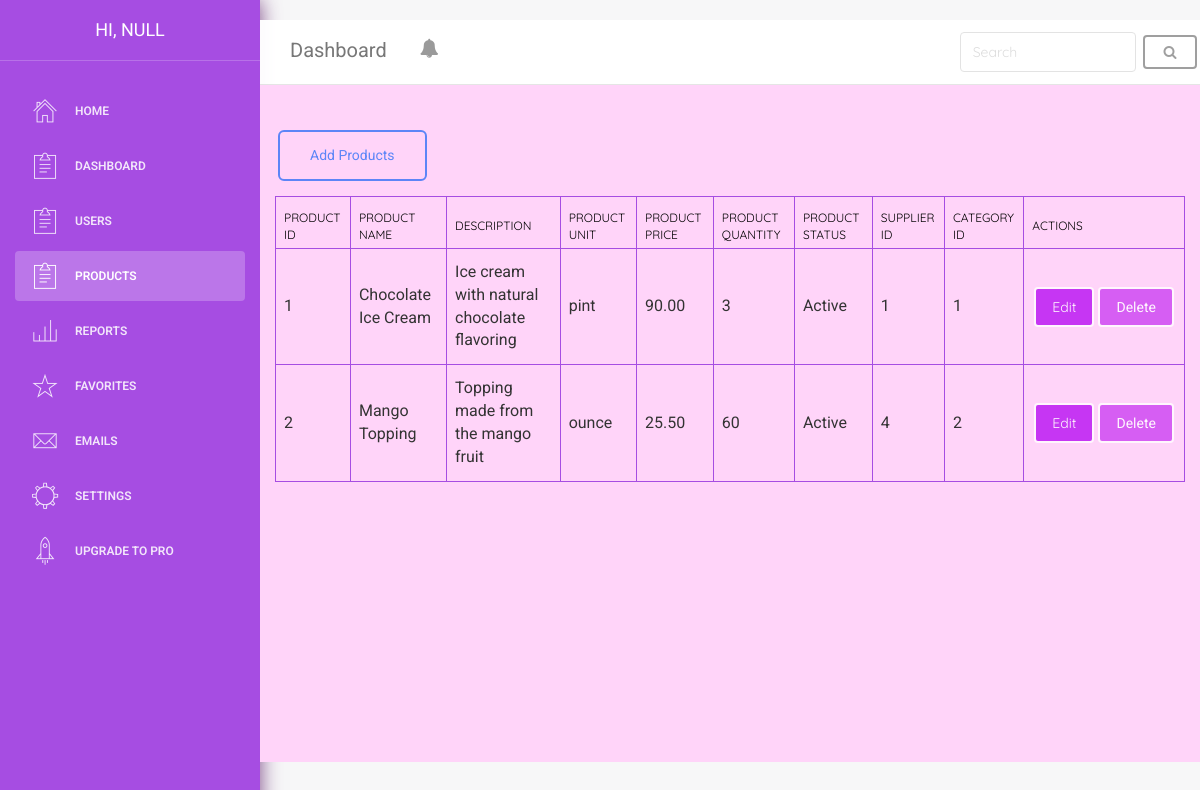
/products/inventory.php, run on an earlier commit of the app's database.
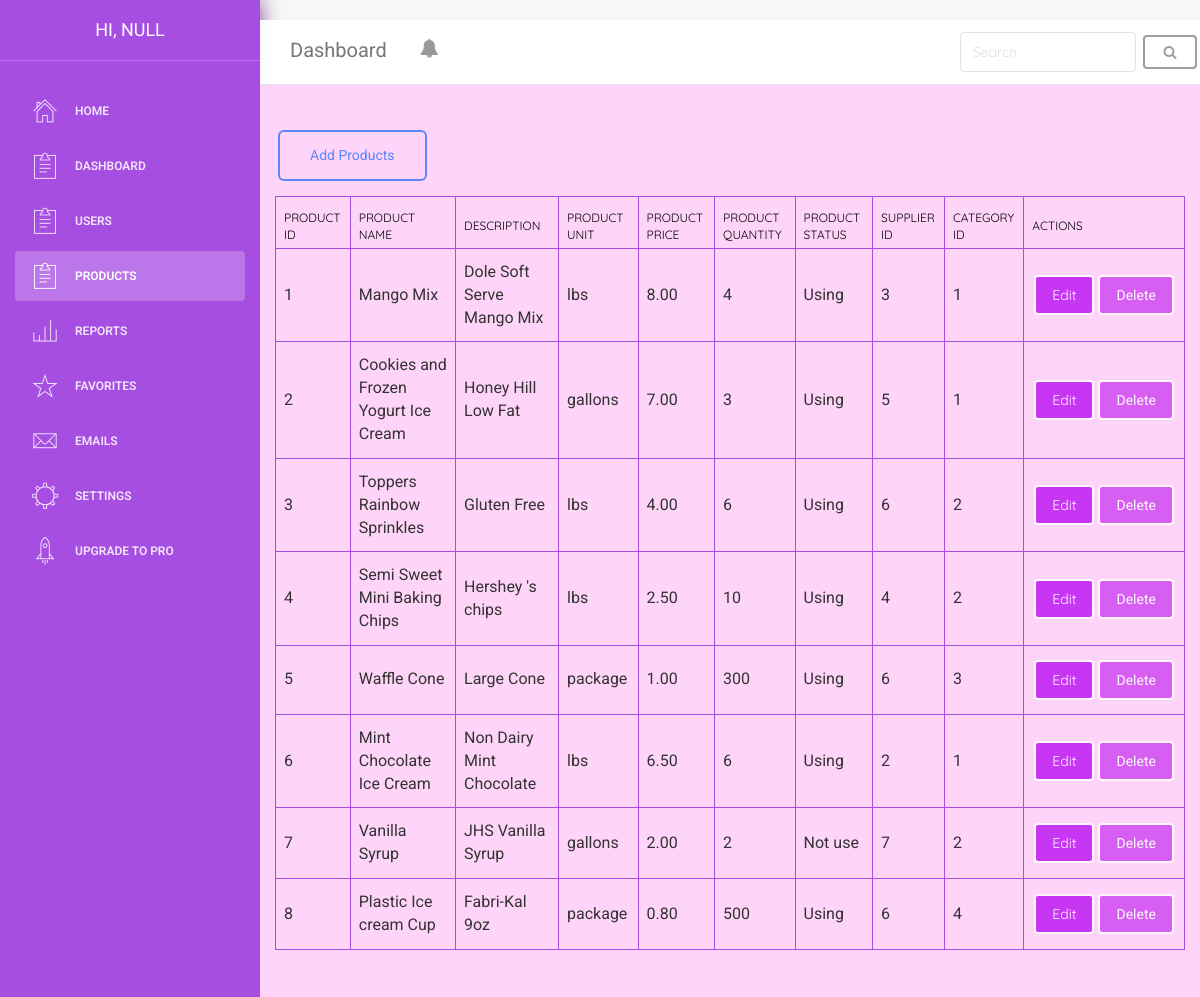
And on a later commit of the database.
### tables this page shows
CREATE TABLE `Product` (
  `Product_ID` bigint UNSIGNED NOT NULL,
  `Product_Name` varchar(255) NOT NULL,
  `Description` varchar(255) NOT NULL,
  `Product_Unit` varchar(255) NOT NULL,
  `Product_Price` decimal(7,2) NOT NULL,
  `Product_Quantity` bigint NOT NULL,
  `Product_Status` varchar(255) NOT NULL,
  `Supplier_ID` bigint UNSIGNED DEFAULT NULL,
  `Category_ID` bigint UNSIGNED DEFAULT NULL
);

### products/inventory.php (the view, shortened to what this page needs)
<<!doctype html>
    <html lang="en">
    <head>
        <link href="/css/bootstrap.min.css" rel="stylesheet" />
        <link href="/css/light-bootstrap-dashboard.css?v=1.4.0" rel="stylesheet" />
        <link rel="stylesheet" href="/css/style.css">
        <link href="http://maxcdn.bootstrapcdn.com/font-awesome/4.2.0/css/font-awesome.min.css" rel="stylesheet">
        <link href="/css/pe-icon-7-stroke.css" rel="stylesheet" />
    </head>
    <body>
        <div class="wrapper">
            <div class="sidebar">
                <div class="sidebar-wrapper" style="background-color: #a64de2;">
                    <div class="logo">
                        <a href="" class="simple-text" id="username">
                        </a>
                    </div>
                    <ul class="nav">
                        <li>
                            <a href="">
                                <i class="pe-7s-home"></i>
                                <p>Home</p>
                            </a>
                        </li>
                        <li>
                            <a onclick="redirectUser('')">
                                <i class="pe-7s-note2"></i>
                                <p>DASHBOARD</p>
                            </a>
                        </li>
                        <li>
                            <a onclick="redirectUser('-users')">
                                <i class="pe-7s-note2"></i>
                                <p>USERS</p>
                            </a>
                        </li>
                        <li class="active">
                            <a onclick="redirectUser('-products')">
                                <i class="pe-7s-note2"></i>
                                <p>PRODUCTS</p>
                            </a>
                        </li>
                        <li>
                            <a href="">
                                <i class="pe-7s-graph3"></i>
                                <p>Reports</p>
                            </a>
                        </li>
                        <li>
                            <a href="">
                                <i class="pe-7s-star"></i>
                                <p>Favorites</p>
                            </a>
                        </li>
                        <li>
                            <a href="">
                                <i class="pe-7s-mail"></i>
                                <p>Emails</p>
                            </a>
                        </li>
                        <li>
                            <a href="">
                                <i class="pe-7s-settings"></i>
                                <p>Settings</p>
                            </a>
                        </li>
                        <li class="active-pro">
                            <a href="">
                                <i class="pe-7s-rocket"></i>
                                <p>Upgrade to PRO</p>
                            </a>
                        </li>
                    </ul>
                </div>
            </div>
            <div class="main-panel">
                <nav class="navbar navbar-default navbar-fixed">
                    <div class="container-fluid">
                        <div class="navbar-header">
                            <a class="navbar-brand" href="#">Dashboard</a>
                        </div>
                        <ul class="nav navbar-nav navbar-right">
                            <li>
                                <form class="form-inline my-2 my-lg-0">
                                    <input class="form-control mr-sm-2" type="search" name="search" placeholder="Search" aria-label="Search">
                                    <button class="btn btn-outline-success my-2 my-sm-0" type="submit"><i class="fa fa-search"></i></button>
                                </form>
                            </li>
                        </ul>
                        <div class="collapse navbar-collapse">
                            <ul class="nav navbar-nav navbar-left">
                                <li class="dropdown">
                                    <a href="#" class="dropdown-toggle" data-toggle="dropdown">
                                        <i class="fa fa-bell"></i>
                                    </a>
                                </li>
                            </ul>
                        </div>
                    </div>
                </nav>
                <div class="content" style="background-color: rgb(255, 212, 249);">
                    <div class="d-inline-flex">
                        <div class="row">
                            <nav class="navbar navbar-expand-lg navbar-dark bg-dark">
                                <div class="container-fluid">
                                    <a button type="button" class="btn btn-primary btn-lg" id="add-products">Add Products</button></a>
                                </div>
                            </nav>
                            <div class="container-fluid">
                                <table class="table table-hover table-danger mx-5">
                                    <thead>
                                        <tr scope="row">
                                            <th scope="col" style="color: black; border: 1px solid #a64de2;">Product ID</th>
                                            <th scope="col" style="color: black; border: 1px solid #a64de2;">Product Name</th>
                                            <th scope="col" style="color: black; border: 1px solid #a64de2;">Description</th>
                                            <th scope="col" style="color: black; border: 1px solid #a64de2;">Product Unit</th>
                                            <th scope="col" style="color: black; border: 1px solid #a64de2;">Product Price</th>
                                            <th scope="col" style="color: black; border: 1px solid #a64de2;">Product Quantity</th>
                                            <th scope="col" style="color: black; border: 1px solid #a64de2;">Product Status</th>
                                            <th scope="col" style="color: black; border: 1px solid #a64de2;">Supplier ID</th>
                                            <th scope="col" style="color: black; border: 1px solid #a64de2;">Category ID</th>
                                            <th scope="col" style="color: black; border: 1px solid #a64de2;">Actions</th>
                                        </tr>
                                    </thead>
                                    <tbody>
                                        <?php
                                        $mysqli = new mysqli('db', 'wakeicecream_user', 'password', 'WakeIceCreamDB');
                                        $sql = "";
                                        if (isset($_GET['search'])) {
                                            $filtervalues = $_GET['search'];
                                            $sql = "SELECT * FROM `Product` WHERE CONCAT(Product_Name, Description, Product_Unit, Product_Price, Product_Quantity, Product_Status )  LIKE '%$filtervalues%' ";
                                        } else {
                                            $sql = "SELECT * FROM `Product` ";
                                        }
                                        $result = $mysqli->query($sql);
                                        while ($row = $result->fetch_assoc()) {
                                            echo "<tr scope=\"row\" style=\"border: 1px solid #a64de2;\">";
                                            echo "<td scope=\"col\" style=\"border: 1px solid #a64de2;\">" . $row['Product_ID'] . "</td>";
                                            echo "<td scope=\"col\" style=\"border: 1px solid #a64de2;\">" . $row['Product_Name'] . "</td>";
                                            echo "<td scope=\"col\" style=\"border: 1px solid #a64de2;\">" . $row['Description'] . "</td>";
                                            echo "<td scope=\"col\" style=\"border: 1px solid #a64de2;\">" . $row['Product_Unit'] . "</td>";
                                            echo "<td scope=\"col\" style=\"border: 1px solid #a64de2;\">" . $row['Product_Price'] . "</td>";
                                            echo "<td scope=\"col\" style=\"border: 1px solid #a64de2;\">" . $row['Product_Quantity'] . "</td>";
                                            echo "<td scope=\"col\" style=\"border: 1px solid #a64de2;\">" . $row['Product_Status'] . "</td>";
                                            echo "<td scope=\"col\" style=\"border: 1px solid #a64de2;\">" . $row['Supplier_ID'] . "</td>";
                                            echo "<td scope=\"col\" style=\"border: 1px solid #a64de2;\">" . $row['Category_ID'] . "</td>";
                                            echo "
                                            <td class=\"\" scope=\"col\" style=\"border: 1px solid #a64de2;\">
                                            <div class=\"\" style=\"color: red;display: flex;\">
                                                <button type=\"button\" class=\"btn\" style=\"background-color: #b80ff2; color: white; border: 2px solid white; margin: 2px;\" onclick='editRow($row[Product_ID])'>Edit</button>
                                                <a button type=\"button\" class=\"btn\" style=\"background-color: #cc41f2; color: white;  border: 2px solid white; margin: 2px;\"  href='delete_product.php?Product_ID=$row[Product_ID]'>Delete</button></a>
                                            </div>
                                            </td>
                                            <tr/>";
                                        }
                                        ?>
                                    </tbody>
                                </table>
    </body>
    </html>

### css/style.css (style rules this page uses)
* { margin: 0; padding: 0; }
* { font-family: 'Quicksand', sans-serif; }
.sidebar { box-shadow: 0 0 20px rgba(91, 25, 104, 0.8); }

What changed in the data, as far as the page shows it:
changed product id 1: Product_Name "Chocolate Ice Cream" → "Mango Mix"; Description "Ice cream with natural chocolate flavoring" → "Dole Soft Serve Mango Mix"; Product_Unit "pint" → "lbs"; Product_Price "90.00" → "8.00"; Product_Quantity "3" → "4"; Product_Status "Active" → "Using"; Supplier_ID "1" → "3"
changed product id 2: Product_Name "Mango Topping" → "Cookies and Frozen Yogurt Ice Cream"; Description "Topping made from the mango fruit" → "Honey Hill Low Fat"; Product_Unit "ounce" → "gallons"; Product_Price "25.50" → "7.00"; Product_Quantity "60" → "3"; Product_Status "Active" → "Using"; Supplier_ID "4" → "5"; Category_ID "2" → "1"
added product: Product_ID "3", Product_Name "Toppers Rainbow Sprinkles", Description "Gluten Free", Product_Unit "lbs", Product_Price "4.00", Product_Quantity "6", Product_Status "Using", Supplier_ID "6", Category_ID "2"
added product: Product_ID "4", Product_Name "Semi Sweet Mini Baking Chips", Description "Hershey 's chips", Product_Unit "lbs", Product_Price "2.50", Product_Quantity "10", Product_Status "Using", Supplier_ID "4", Category_ID "2"
added product: Product_ID "5", Product_Name "Waffle Cone", Description "Large Cone", Product_Unit "package", Product_Price "1.00", Product_Quantity "300", Product_Status "Using", Supplier_ID "6", Category_ID "3"
added product: Product_ID "6", Product_Name "Mint Chocolate Ice Cream", Description "Non Dairy Mint Chocolate", Product_Unit "lbs", Product_Price "6.50", Product_Quantity "6", Product_Status "Using", Supplier_ID "2", Category_ID "1"
added product: Product_ID "7", Product_Name "Vanilla Syrup", Description "JHS Vanilla Syrup", Product_Unit "gallons", Product_Price "2.00", Product_Quantity "2", Product_Status "Not use", Supplier_ID "7", Category_ID "2"
added product: Product_ID "8", Product_Name "Plastic Ice cream Cup", Description "Fabri-Kal 9oz", Product_Unit "package", Product_Price "0.80", Product_Quantity "500", Product_Status "Using", Supplier_ID "6", Category_ID "4"
